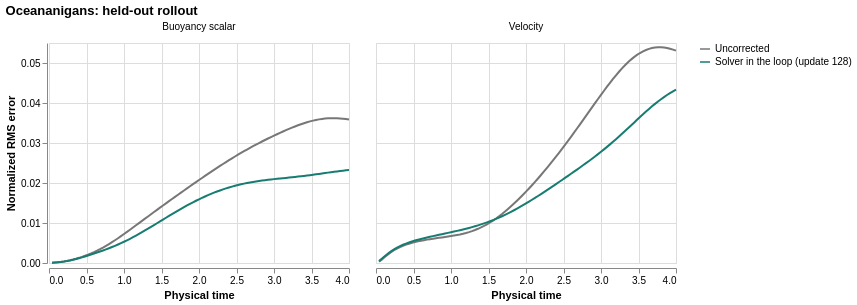

Write a Vega-Lite specification for this figure.
### Vega-Lite specification from a JSON file in a GitHub repository (floating-point values rounded to 4 significant figures; data arrays with more than 128 entries replaced by an {"elided": "..."} marker saying what was removed)
{"config": {"view": {"continuousWidth": 300, "continuousHeight": 300}}, "data": {"name": "data-9994545a802593f6a316adf2bb6972cb"}, "facet": {"column": {"field": "field", "title": null, "type": "nominal"}}, "spec": {"mark": {"type": "line"}, "encoding": {"color": {"field": "method", "scale": {"domain": ["Uncorrected", "Solver in the loop (update 128)"], "range": ["#777777", "#177c71"]}, "title": null, "type": "nominal"}, "tooltip": [{"field": "method", "type": "nominal"}, {"field": "field", "type": "nominal"}, {"field": "time", "type": "quantitative"}, {"field": "error", "format": ".5g", "type": "quantitative"}], "x": {"field": "time", "title": "Physical time", "type": "quantitative"}, "y": {"field": "error", "scale": {"zero": true}, "title": "Normalized RMS error", "type": "quantitative"}}, "height": 220, "width": 300}, "title": "Oceananigans: held-out rollout", "$schema": "https://vega.github.io/schema/vega-lite/v6.4.1.json", "datasets": {"data-9994545a802593f6a316adf2bb6972cb": {"elided": "400 records"}}, "usermeta": {"renderer": "svg"}}
